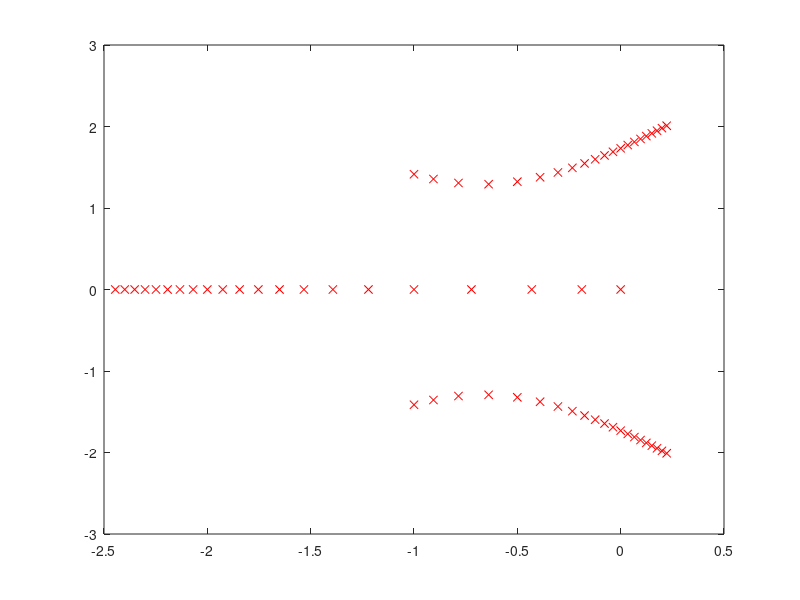

Recreate this plot in MATLAB.
k=0:0.5:10;
for i=k
    p=[1 2 3 i];
    roots(p)
    a=real(roots(p));
    b=imag(roots(p));
  %  plot(a,'bx')
 %   hold on
  %  plot(b,'rx')
  %  hold on
    plot(a,b,'rx')
    hold on
    pause
end
hold off